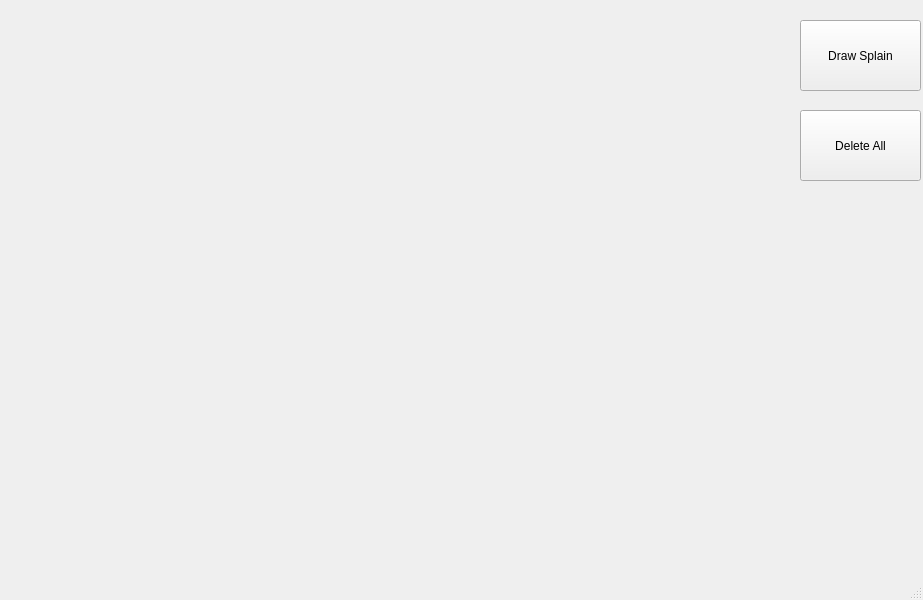
<?xml version="1.0" encoding="UTF-8"?>
<ui version="4.0">
 <class>MainWindow</class>
 <widget class="QMainWindow" name="MainWindow">
  <property name="geometry">
   <rect>
    <x>0</x>
    <y>0</y>
    <width>923</width>
    <height>600</height>
   </rect>
  </property>
  <property name="windowTitle">
   <string>MainWindow</string>
  </property>
  <widget class="QWidget" name="centralwidget">
   <widget class="QWidget" name="gridLayoutWidget">
    <property name="geometry">
     <rect>
      <x>9</x>
      <y>9</y>
      <width>781</width>
      <height>561</height>
     </rect>
    </property>
    <layout class="QGridLayout" name="graphicLayout"/>
   </widget>
   <widget class="QPushButton" name="drawButton">
    <property name="geometry">
     <rect>
      <x>800</x>
      <y>20</y>
      <width>121</width>
      <height>71</height>
     </rect>
    </property>
    <property name="text">
     <string>Draw Splain</string>
    </property>
   </widget>
   <widget class="QPushButton" name="cleanButton">
    <property name="geometry">
     <rect>
      <x>800</x>
      <y>110</y>
      <width>121</width>
      <height>71</height>
     </rect>
    </property>
    <property name="text">
     <string>Delete All</string>
    </property>
   </widget>
  </widget>
  <widget class="QMenuBar" name="menubar">
   <property name="geometry">
    <rect>
     <x>0</x>
     <y>0</y>
     <width>923</width>
     <height>25</height>
    </rect>
   </property>
  </widget>
  <widget class="QStatusBar" name="statusbar"/>
 </widget>
 <resources/>
 <connections/>
</ui>
